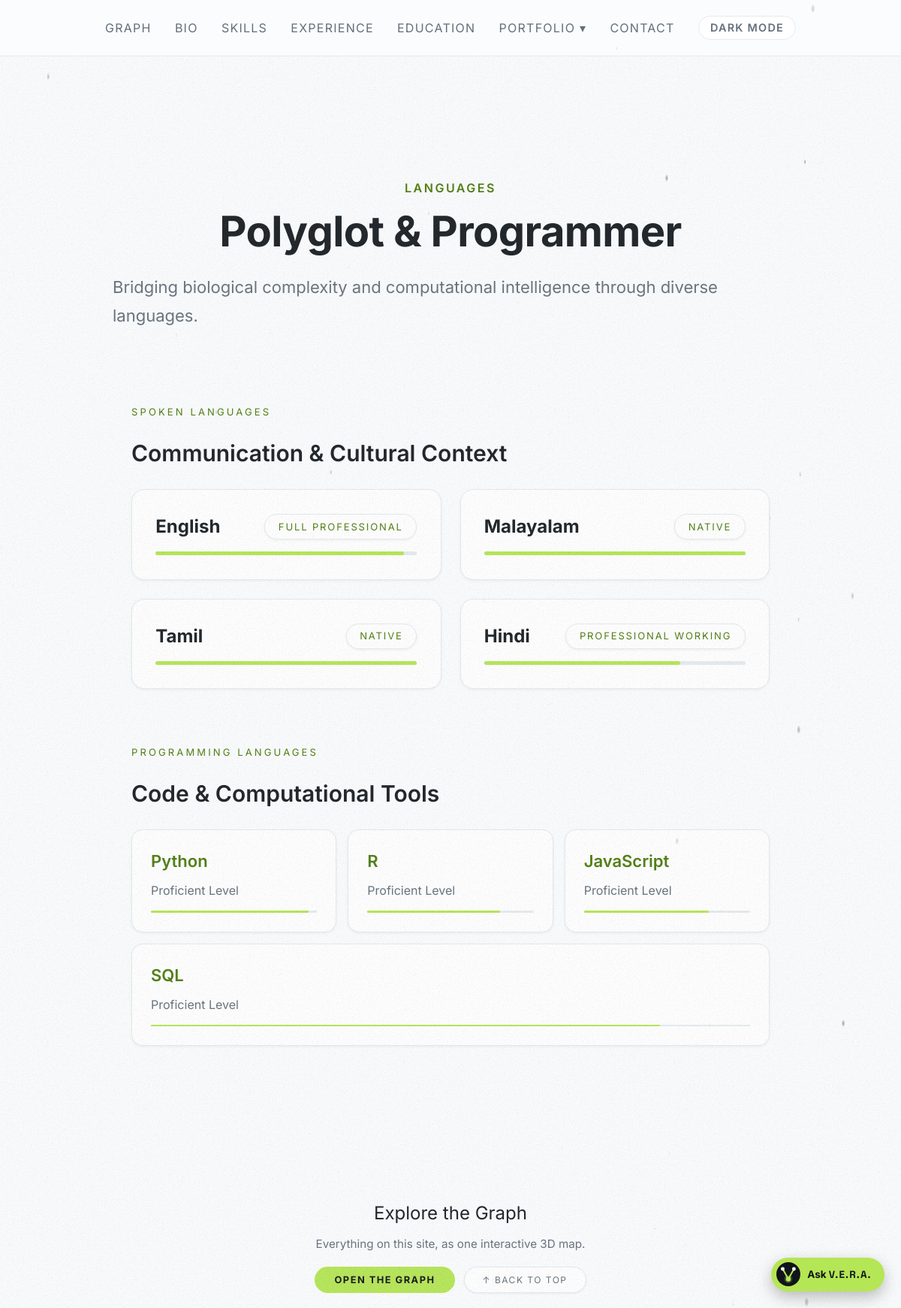
Page /languages/ on the committed database.
### portfolio/models.py (models this page shows, shortened)
class NavigationItem(models.Model):
    profile = models.ForeignKey(UserProfile, on_delete=models.CASCADE, related_name='navigation_items')
    label = models.CharField(max_length=100)
    url = models.CharField(max_length=255, blank=True, default="")
    active_id = models.CharField(max_length=50, blank=True, default="")
    dropdown = models.BooleanField(default=False)
    parent = models.ForeignKey('self', on_delete=models.CASCADE, null=True, blank=True, related_name='children')
    order = models.IntegerField(default=0)
    class Meta:
        ordering = ['order', 'id']

class SpokenLang(models.Model):
    language_page = models.ForeignKey(LanguagePage, on_delete=models.CASCADE, related_name='spoken')
    name = models.CharField(max_length=100)
    proficiency = models.CharField(max_length=100)
    level = models.IntegerField(default=100)
    order = models.IntegerField(default=0)
    class Meta:
        ordering = ['order', 'id']

class ProgrammingLang(models.Model):
    language_page = models.ForeignKey(LanguagePage, on_delete=models.CASCADE, related_name='programming')
    name = models.CharField(max_length=100)
    proficiency = models.CharField(max_length=100)
    level = models.IntegerField(default=100)
    order = models.IntegerField(default=0)
    class Meta:
        ordering = ['order', 'id']

### portfolio/views.py (the view)
# urls.py: path('languages/', views.languages_view, name='languages'),
def languages_view(request):
    lang_context = {}
    try:
        page = LanguagePage.objects.first()
        if page:
            spoken = [{'name': s.name, 'proficiency': s.proficiency, 'level': s.level} for s in page.spoken.all()]
            programming = [{'name': p.name, 'proficiency': p.proficiency, 'level': p.level} for p in page.programming.all()]
            lang_context = {
                'spoken': spoken,
                'programming': programming
            }
    except Exception:
        pass
    context = {
        'languages': lang_context,
        'graph_data': get_graph_data()
    }
    return render(request, 'pages/languages.html', context)

### portfolio/graph.py (called while the page is built)
def _clean(text):
    return _LEADING_SYMBOLS.sub("", (text or "").strip()).strip()

def _label(text, limit=MAX_LABEL):
    text = " ".join(_clean(text).split())
    return text if len(text) <= limit else text[:limit - 1].rstrip(" ,;:-–") + "…"

def _node(node_id, name, description="", navigate_to="", children=None, node_type="leaf"):
    node = {"id": node_id, "name": name, "type": node_type}
    if navigate_to:
        node["navigateTo"] = navigate_to
    description = " ".join(_TAGS.sub(" ", description or "").split())
    if description:
        node["description"] = description
    if children:
        node["children"] = children
    return node

def _section(node_id, name, page, description, children):
    return _node(node_id, name, description, page, children, node_type="category")

### portfolio/icons.py (called while the page is built)
def icon_name(value):
    value = (value or "").strip()
    if value in ICONS:
        return value
    value = _EMOJI_MODIFIERS.sub("", value)
    return EMOJI_TO_ICON.get(value, FALLBACK)

def render_icon(value, css_class=""):
    name = icon_name(value)
    classes = f"ico ico-{name} {css_class}".strip()
    return format_html(
        '<svg class="{}" viewBox="0 0 24 24" fill="currentColor" shape-rendering="crispEdges" '
        'aria-hidden="true" focusable="false">{}</svg>',
        classes, mark_safe(ICONS[name]),
    )

### portfolio/templatetags/portfolio_extras.py (called while the page is built)
@register.filter
def tojson(value):
    try:
        return mark_safe(json.dumps(value))
    except Exception:
        return mark_safe("[]")

@register.filter
def is_dropdown_active(dropdown_item, active_page):
    if not dropdown_item or not active_page:
        return False
    children = []
    if hasattr(dropdown_item, 'children'):
        children = dropdown_item.children.all()
    elif isinstance(dropdown_item, dict) and 'children' in dropdown_item:
        children = dropdown_item['children']
    for child in children:
        child_id = ""
        if isinstance(child, dict):
            child_id = child.get('id', '')
        elif hasattr(child, 'active_id'):
            child_id = child.active_id
        if child_id == active_page:
            return True
    return False

@register.simple_tag
def asset(path):
    from django.conf import settings
    from django.contrib.staticfiles import finders
    from django.templatetags.static import static
    url = static(path)
    if settings.DEBUG:
        found = finders.find(path)
        if found:
            import os
            url += f"?v={int(os.path.getmtime(found))}"
    return url

### templates/pages/languages.html (shortened to what this page needs)
{% extends 'base.html' %}
{% block content %}
    <div class="page-label">Languages</div>
    <h1 class="page-title">Polyglot & Programmer</h1>
    <p class="page-sub">Bridging biological complexity and computational intelligence through diverse languages.</p>
    <div class="section-block visible" style="margin-top: 40px; width: 100%;">
        <div class="section-label">Spoken Languages</div>
        <h2 class="section-title">Communication & Cultural Context</h2>
        <div class="lang-grid" style="display: grid; grid-template-columns: repeat(2, 1fr); gap: 20px; width: 100%; margin-top: 20px;">
            {% for lang in languages.spoken %}
            <div class="metric" style="text-align: left; padding: 25px; display: flex; flex-direction: column; gap: 12px; position: relative; overflow: hidden;">
                <div style="display: flex; justify-content: space-between; align-items: center;">
                    <span style="font-size: 1.2rem; font-weight: 700; color: var(--text);">{{ lang.name }}</span>
                    <span class="role-pill" style="font-size: 0.65rem;">{{ lang.proficiency }}</span>
                </div>
                <div style="height: 4px; background: var(--border); border-radius: 2px; width: 100%;">
                    <div style="height: 100%; width: {{ lang.level }}%; background: var(--primary-bg); border-radius: 2px; box-shadow: 0 0 10px color-mix(in srgb, var(--glow) 50%, transparent);"></div>
                </div>
            </div>
            {% endfor %}
        </div>
    </div>
    <div class="section-block visible" style="margin-top: 60px; width: 100%;">
        <div class="section-label">Programming Languages</div>
        <h2 class="section-title">Code & Computational Tools</h2>
        <div class="lang-row" style="display: flex; flex-wrap: wrap; gap: 12px; margin-top: 20px;">
            {% for lang in languages.programming %}
            <div class="strength-item" style="flex: 1 1 200px; padding: 20px; display: flex; flex-direction: column; gap: 8px;">
                <div style="display: flex; align-items: center; gap: 10px;">
                    <span style="font-size: 1.1rem; color: var(--primary); font-weight: 600;">{{ lang.name }}</span>
                </div>
                <div style="font-size: 0.8rem; color: var(--muted);">{{ lang.proficiency }} Level</div>
                <div style="height: 2px; background: var(--border); border-radius: 1px; width: 100%; margin-top: 4px;">
                    <div style="height: 100%; width: {{ lang.level }}%; background: var(--primary-bg); border-radius: 1px;"></div>
                </div>
            </div>
            {% endfor %}
        </div>
    </div>
{% endblock %}
{% block after_content %}
    {% include 'components/graph_section.html' %}
{% endblock %}

### templates/components/navbar.html (shortened to what this page needs)
{% load portfolio_extras %}
<nav class="top-nav">
  <div class="d-none d-md-flex w-100 justify-content-center align-items-center nav-desktop">
    {% for item in config.navigation %}
      {% if item.dropdown %}
        <div class="dropdown">
          <button class="dropbtn nav-link{% if item|is_dropdown_active:active_page %} active{% endif %}">
            {{ item.label }} &#9662;
          </button>
        </div>
      {% else %}
        <a href="{{ item.url }}" class="nav-link{% if active_page == item.id %} active{% endif %}">{{ item.label }}</a>
      {% endif %}
    {% endfor %}
    <button type="button" class="theme-toggle" data-theme-toggle aria-label="Switch theme">Light mode</button>
  </div>
</nav>

### static/css/theme.css (style rules this page uses)
:root, :root[data-theme="dark"] { color-scheme: dark; --bg: #111418; --surface: #1A1F25; --border: #2B323B; --text: #EEF2F6; --muted: #95A0AC; --primary: #B5E655; --accent: #7DD3FC; --primary-bg: #B5E655; --on-primary: #111418; --graph-bg: #0A0C0F; --card-shadow: none; --glow: #B5E655; }
@media (prefers-color-scheme: light) { :root:not([data-theme]) { color-scheme: light; --bg: #FBFCFD; --surface: #FFFFFF; --border: #E6EBF0; --text: #1A1F25; --muted: #64707C; --primary: #4D7C0F; --accent: #0369A1; --graph-bg: #1A1F25; --card-shadow: 0 1px 3px rgba(17, 20, 24, .06); --glow: transparent; } }
body { background: var(--bg); color: var(--text); --bs-body-bg: var(--bg); --bs-body-color: var(--text); --bs-border-color: var(--border); --bs-link-color-rgb: initial; }
a { color: var(--primary); }
:root { --site-zoom: 1; }
@media (min-width: 1024px) { :root { --site-zoom: 1.25; } }
:root { --chat-zoom: var(--site-zoom); }
@media (min-width: 1024px) { :root { --chat-zoom: calc(var(--site-zoom) * .75); } }
.top-nav, .content, .landing-container, .theme-toggle.floating, .graph-explore-bar, .graph-skip, #instructions, .graph-tip { zoom: var(--site-zoom); }
body::after { content: ""; position: fixed; inset: 0; z-index: 9998; pointer-events: none; background-size: 180px 180px; opacity: var(--grain-opacity); }
:root, :root[data-theme="dark"] { --grain-opacity: .05; }
@media (prefers-color-scheme: light) { :root:not([data-theme]) { --grain-opacity: .06; } }
.theme-toggle { display: inline-flex; align-items: center; gap: 6px; padding: 6px 12px; border-radius: 999px; border: 1px solid var(--border); background: var(--surface); color: var(--muted); font: 600 0.72rem/1 'Inter', sans-serif; letter-spacing: 1px; text-transform: uppercase; cursor: pointer; transition: color .2s, border-color .2s; }

### static/css/style.css (style rules this page uses)
*, *::before, *::after { margin: 0; padding: 0; box-sizing: border-box; }
body, html { width: 100%; min-height: 100vh; overflow-x: hidden; background-color: var(--bg); color: var(--text); font-family: 'Trench Thin', 'Inter', sans-serif; }
h1, h2, h3, h4, h5, h6, .section-heading { line-height: 1.5; margin-bottom: 1rem; }
.page-label { font-size: 0.8rem; text-transform: uppercase; letter-spacing: 2px; color: var(--primary); margin-bottom: 8px; font-weight: 600; }
.page-title { font-size: 2.8rem; font-weight: 700; color: var(--text); margin-bottom: 16px; letter-spacing: -0.5px; line-height: 1.3; }
.page-sub { font-size: 1.1rem; color: var(--muted); margin-bottom: 40px; line-height: 1.7; }
body { background: var(--bg); color: var(--text); font-family: 'Trench Thin', 'Inter', sans-serif; min-height: 100vh; overflow-x: hidden; }
.top-nav { position: sticky; top: 0; width: 100%; height: 60px; display: flex; justify-content: center; align-items: center; gap: 25px; background: color-mix(in srgb, var(--bg) 90%, transparent); backdrop-filter: blur(15px); -webkit-backdrop-filter: blur(15px); border-bottom: 1px solid var(--border); z-index: 9999; padding: 0 20px; margin-bottom: 30px; }
.nav-link { color: var(--muted); text-decoration: none; font-size: 0.8rem; letter-spacing: 1px; text-transform: uppercase; transition: color 0.3s, transform 0.3s; }
.role-pill { font-size: 0.72rem; letter-spacing: 1.5px; text-transform: uppercase; padding: 5px 14px; border-radius: 20px; border: 1px solid var(--border); background: var(--surface); color: var(--primary); box-shadow: var(--card-shadow); }
.metric { text-align: center; padding: 22px 12px; background: var(--surface); border: 1px solid var(--border); border-radius: 14px; transition: all 0.3s; box-shadow: var(--card-shadow); }
.section-block { width: 100%; max-width: 680px; margin-top: 60px; opacity: 0; transform: translateY(20px); }
.section-block.visible { animation: fadeUp 0.6s ease forwards; }
.section-label { font-size: 0.65rem; text-transform: uppercase; letter-spacing: 2.5px; color: var(--primary); margin-bottom: 18px; }
.section-title { font-size: 1.5rem; font-weight: 600; color: var(--text); margin-bottom: 16px; }
.strength-item { padding: 18px 20px; background: var(--surface); border: 1px solid var(--border); border-radius: 12px; transition: all 0.3s; box-shadow: var(--card-shadow); }
.lang-row { display: flex; flex-wrap: wrap; gap: 10px; margin-top: 10px; }
.dropdown { position: relative; display: inline-block; }
.dropbtn { background: none; border: none; font-family: inherit; cursor: pointer; padding: 0; outline: none; }
.nav-desktop { gap: 25px; }

### rows in the picture
NavigationItem: label "GRAPH"
NavigationItem: label "BIO"
NavigationItem: label "SKILLS"
NavigationItem: label "EXPERIENCE"
NavigationItem: label "EDUCATION"
NavigationItem: label "PORTFOLIO"
NavigationItem: label "CONTACT"
SpokenLang: name "English", proficiency "FULL PROFESSIONAL"
SpokenLang: name "Malayalam", proficiency "NATIVE"
SpokenLang: name "Tamil", proficiency "NATIVE"
SpokenLang: name "Hindi", proficiency "PROFESSIONAL WORKING"
ProgrammingLang: name "Python", proficiency "Proficient"
ProgrammingLang: proficiency "Proficient"
ProgrammingLang: name "JavaScript", proficiency "Proficient"
ProgrammingLang: name "SQL", proficiency "Proficient"

### other values in the picture
{{ lang.name }} "R"
